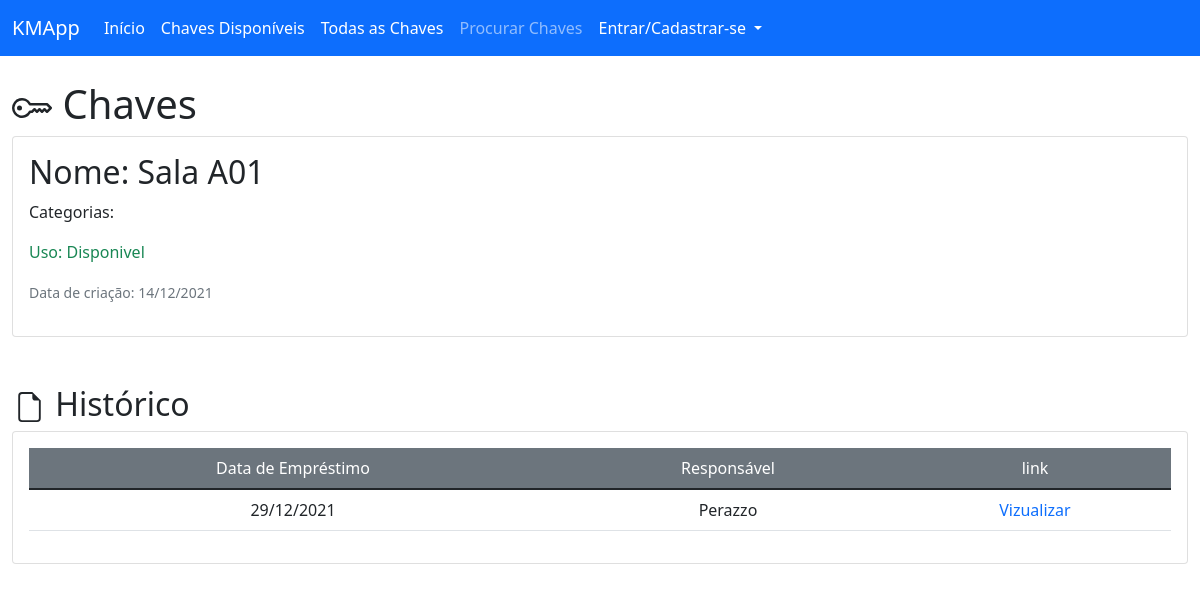
The page /view/key/sala-a01 on the database as committed earlier.
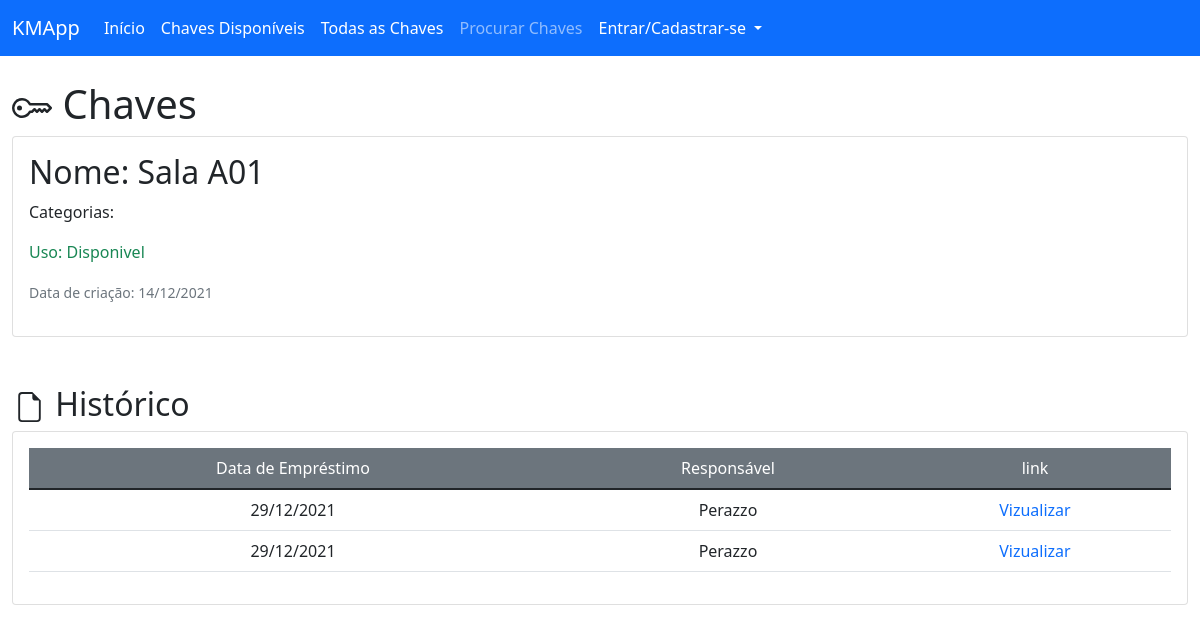
The same page on the database as committed later.
### key_manager/models/registry.py (models this page shows, shortened)
class Registry(db.Model):
    __tablename__ = 'registries'
    id = db.Column(db.Integer, primary_key=True)
    user_id = db.Column(db.Integer, db.ForeignKey('users.id'), nullable=False)
    key_loan_date = db.Column(db.DateTime, nullable=False, default=datetime.utcnow)
    key_return_date = db.Column(db.DateTime, nullable=True)
    key_id = db.Column(db.Integer, db.ForeignKey('keys.id'), nullable=False)
    holder_name = db.Column(db.String(100), nullable=False)
    holder_email = db.Column(db.String(100), nullable=True)

### key_manager/routes/views.py (the view)
@view.route("/key/<key_slug>")
def viewKey(key_slug):
    key = Key.query.filter_by(slug=key_slug).first()
    if key is None:
        flash("chave não encontrada", "error_msg")
        return redirect(url_for("index"))
    category = Category.query.filter_by(id=key.key_category_id).all()
    registry = Registry.query.filter_by(key_id=key.id).all()
    return render_template("view/keyDetails.html", key=key, categories=category, registry=registry, hidden_footer=True, title=key.name)

### key_manager/templates/view/keyDetails.html (shortened to what this page needs)
{% extends 'base.html' %}
{% block content %}
<div class="mt-4">
    <h1 class="col-auto">
        <span>Chaves</span>
    </h1>
</div>
<div class="card mt-2">
    <div class="card-body">
        <h2>Nome: {{ key.name }}</h2>
        <p>Categorias: <a href="{{url_for('view.viewCat', category_slug=categories.slug)}}">{{categories.name}}</a></p>
        {% if key.key_avaliable %}
        <p class="text-success">Uso: Disponivel</p>
        {% else %}
        <p class="text-danger">Uso: Em uso</p>
        {% endif %}
        <p><small class="text-muted">Data de criação: {{ key.creation_date.strftime("%d/%m/%Y")}}</small><p>
    </div>
</div>
<div class="mt-5">
    <h2 class="col">
        <svg xmlns="http://www.w3.org/2000/svg" width="35" height="30" fill="currentColor" class="bi bi-file-earmark" viewBox="0 0 16 16">
            <path d="M14 4.5V14a2 2 0 0 1-2 2H4a2 2 0 0 1-2-2V2a2 2 0 0 1 2-2h5.5L14 4.5zm-3 0A1.5 1.5 0 0 1 9.5 3V1H4a1 1 0 0 0-1 1v12a1 1 0 0 0 1 1h8a1 1 0 0 0 1-1V4.5h-2z"/>
        </svg>
        <span>Histórico</span>
    </h2>
</div>
<div class="card">
    <div class="card-body">
        {% if registry %}
        <table class="table">
            <thead class="bg-secondary text-white">
                <tr>
                    <td class="col-auto text-center">Data de Empréstimo</td>
                    <td class="col-auto text-center">Responsável</td>
                    <td class="col-auto text-center">link</td>
                </tr>
            </thead>
            <tbody>
                {% for registry in registry %}
                <tr>
                    <td class="col-auto text-center">{{ registry.key_loan_date.strftime("%d/%m/%Y") }}</td>
                    <td class="col-auto text-center">{{ registry.holder_name }}</td>
                    <td class="col-auto text-center">
                        <a class="text-decoration-none" href="{{url_for('view.viewReg', reg_id=registry.id)}}">Vizualizar</a>
                    </td>
                </tr>
                {% endfor %}
            </tbody>
        </table>
        {% endif %}
    </div>
</div>
{% endblock %}

Rows that differ between the two databases and show on the page:
added Registry: key_loan_date "29/12/2021", holder_name "Perazzo"
